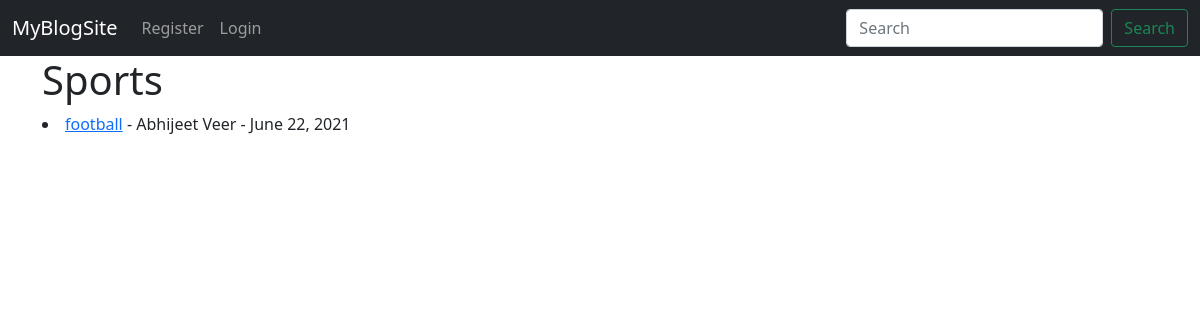
Before: /category/Sports with the older database file.
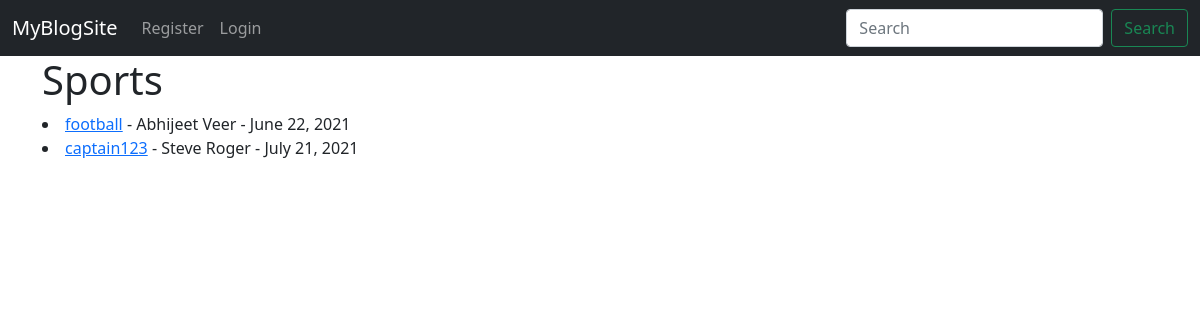
After: the same page with the newer database file.
### theblog/models.py (models this page shows, shortened)
class Post(models.Model):
    title=models.CharField(max_length=255)
    header_image=models.ImageField(null=True, blank=True, upload_to="images/")
    title_tag=models.CharField(max_length=255, default="")
    author=models.ForeignKey(User,on_delete=models.CASCADE)
    body=models.TextField()
    post_date=models.DateField(auto_now_add=True)
    category=models.CharField(max_length=255, default="programming")
    likes=models.ManyToManyField(User, related_name="blog_post")

### theblog/views.py (the view)
# urls.py: path('category/<str:cats>',CategoryView,name='category'),
def CategoryView(request,cats):
    category_post=Post.objects.filter(category=cats.replace('-',' '))
    return render(request, 'categories.html', {'cats':cats.title().replace('-',' '), 'category_post':category_post});

### theblog/templates/categories.html
{% extends 'base.html' %}
{% block content %}
{% if category_post %}
<h1>{{cats}}</h1>
{% for post in category_post %}
<li><a href="{% url 'article-detail' post.pk %}">{{ post.title }}</a> - {{ post.author.first_name }} {{post.author.last_name}} - {{post.post_date}}</li>
{% endfor %}
{% else %}
 <h3>Sorry this doesn't exists</h3>
{% endif %}
{% endblock %}

Changed rows visible on the page:
added Post: title "captain123", author.first_name "Steve", author.last_name "Roger", post_date "July 21, 2021"
